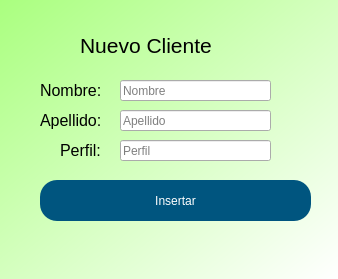
<?xml version="1.0" encoding="UTF-8"?>
<ui version="4.0">
 <class>Form</class>
 <widget class="QWidget" name="Form">
  <property name="geometry">
   <rect>
    <x>0</x>
    <y>0</y>
    <width>338</width>
    <height>279</height>
   </rect>
  </property>
  <property name="windowTitle">
   <string>Form</string>
  </property>
  <property name="windowIcon">
   <iconset>
    <normaloff>:/Bkg/Images/Logo.png</normaloff>:/Bkg/Images/Logo.png</iconset>
  </property>
  <property name="styleSheet">
   <string notr="true">QWidget#Form{
	background-color: qlineargradient(spread:pad, x1:0, y1:0, x2:1, y2:1, stop:0 rgba(170, 255, 127, 255), stop:1 rgba(255, 255, 255, 255));
}
QWidget#Login{
background-color: qlineargradient(spread:pad, x1:0, y1:0, x2:1, y2:1, stop:0 rgba(170, 255, 127, 255), stop:1 rgba(255, 255, 255, 255));
}</string>
  </property>
  <widget class="QLabel" name="label_22">
   <property name="geometry">
    <rect>
     <x>80</x>
     <y>30</y>
     <width>201</width>
     <height>31</height>
    </rect>
   </property>
   <property name="font">
    <font>
     <pointsize>16</pointsize>
    </font>
   </property>
   <property name="text">
    <string>Nuevo Cliente</string>
   </property>
  </widget>
  <widget class="QLabel" name="label_3">
   <property name="geometry">
    <rect>
     <x>40</x>
     <y>110</y>
     <width>81</width>
     <height>21</height>
    </rect>
   </property>
   <property name="font">
    <font>
     <pointsize>12</pointsize>
    </font>
   </property>
   <property name="text">
    <string>Apellido:</string>
   </property>
  </widget>
  <widget class="QLineEdit" name="apellido_label">
   <property name="geometry">
    <rect>
     <x>120</x>
     <y>110</y>
     <width>151</width>
     <height>21</height>
    </rect>
   </property>
   <property name="placeholderText">
    <string>Apellido</string>
   </property>
  </widget>
  <widget class="QPushButton" name="insertar">
   <property name="geometry">
    <rect>
     <x>40</x>
     <y>180</y>
     <width>271</width>
     <height>41</height>
    </rect>
   </property>
   <property name="styleSheet">
    <string notr="true">border-radius:17px;
background-color: rgb(0, 85, 127);
color: rgb(255, 255, 255);
font: 75 10pt &quot;MS Shell Dlg 2&quot;;</string>
   </property>
   <property name="text">
    <string>Insertar</string>
   </property>
  </widget>
  <widget class="QLabel" name="contrasena_label">
   <property name="geometry">
    <rect>
     <x>710</x>
     <y>180</y>
     <width>47</width>
     <height>13</height>
    </rect>
   </property>
   <property name="text">
    <string>TextLabel</string>
   </property>
  </widget>
  <widget class="QLabel" name="usuario_label">
   <property name="geometry">
    <rect>
     <x>710</x>
     <y>150</y>
     <width>47</width>
     <height>13</height>
    </rect>
   </property>
   <property name="text">
    <string>TextLabel</string>
   </property>
  </widget>
  <widget class="QLabel" name="error_label">
   <property name="geometry">
    <rect>
     <x>40</x>
     <y>240</y>
     <width>281</width>
     <height>20</height>
    </rect>
   </property>
   <property name="text">
    <string/>
   </property>
  </widget>
  <widget class="QLabel" name="label_5">
   <property name="geometry">
    <rect>
     <x>60</x>
     <y>140</y>
     <width>51</width>
     <height>21</height>
    </rect>
   </property>
   <property name="font">
    <font>
     <pointsize>12</pointsize>
    </font>
   </property>
   <property name="text">
    <string>Perfil:</string>
   </property>
  </widget>
  <widget class="QLineEdit" name="perfil_label">
   <property name="geometry">
    <rect>
     <x>120</x>
     <y>140</y>
     <width>151</width>
     <height>21</height>
    </rect>
   </property>
   <property name="placeholderText">
    <string>Perfil</string>
   </property>
  </widget>
  <widget class="QLineEdit" name="nombre_label">
   <property name="geometry">
    <rect>
     <x>120</x>
     <y>80</y>
     <width>151</width>
     <height>21</height>
    </rect>
   </property>
   <property name="text">
    <string/>
   </property>
   <property name="placeholderText">
    <string>Nombre</string>
   </property>
  </widget>
  <widget class="QLabel" name="label_7">
   <property name="geometry">
    <rect>
     <x>40</x>
     <y>80</y>
     <width>71</width>
     <height>21</height>
    </rect>
   </property>
   <property name="font">
    <font>
     <pointsize>12</pointsize>
    </font>
   </property>
   <property name="text">
    <string>Nombre:</string>
   </property>
  </widget>
 </widget>
 <resources/>
 <connections/>
</ui>
